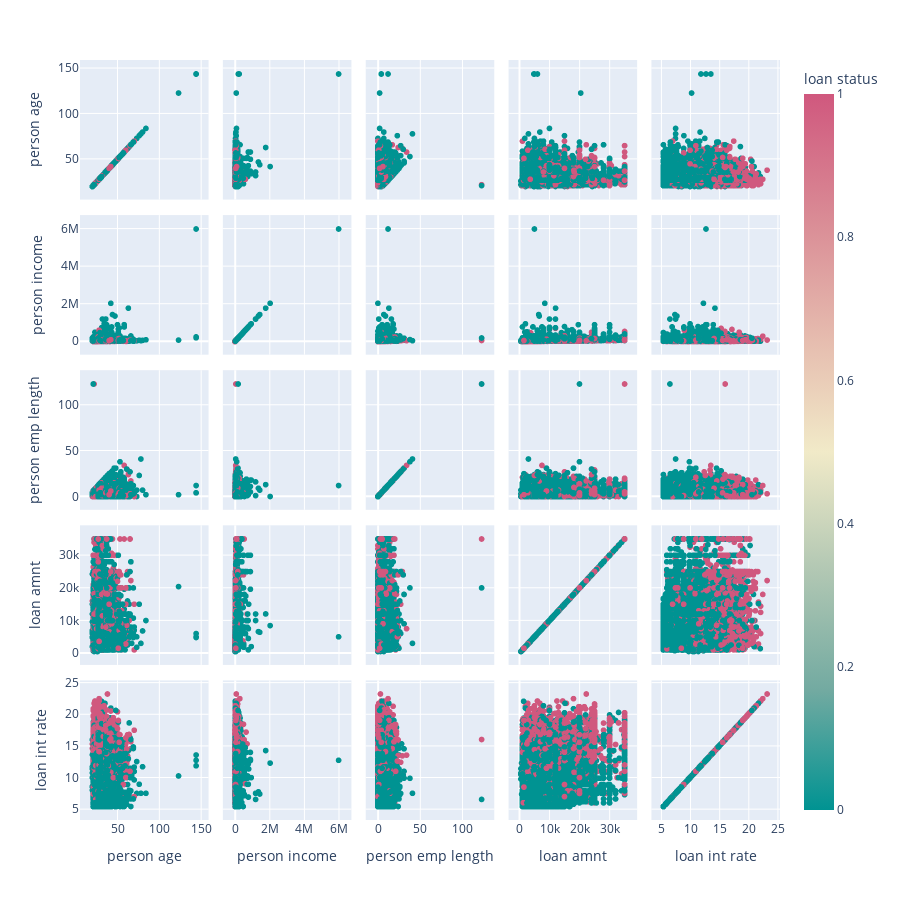

Notebook source saved alongside this figure:
### Code cell
fig = px.scatter_matrix(df, dimensions=
["person_age","person_income","person_emp_length","loan_amnt","loan_int_rate"],labels={col:col.replace('_', ' ') for col in df.columns},height=900, color="loan_status", color_continuous_scale=px.colors.diverging.Tealrose)
fig.show()

### Figure 1 — Plotly figure (JSON) as saved in the notebook; plotly's stock layout.template omitted (floating-point values rounded to 4 significant figures; data arrays with more than 128 entries replaced by an {"elided": "..."} marker saying what was removed)
{"data": [{"dimensions": [{"axis": {"matches": true}, "label": "person age", "values": {"elided": "28638 int values"}}, {"axis": {"matches": true}, "label": "person income", "values": {"elided": "28638 int values"}}, {"axis": {"matches": true}, "label": "person emp length", "values": {"elided": "28638 int values"}}, {"axis": {"matches": true}, "label": "loan amnt", "values": {"elided": "28638 int values"}}, {"axis": {"matches": true}, "label": "loan int rate", "values": {"elided": "28638 float values"}}], "hovertemplate": "%{xaxis.title.text}=%{x}<br>%{yaxis.title.text}=%{y}<br>loan status=%{marker.color}<extra></extra>", "legendgroup": "", "marker": {"color": {"elided": "28638 int values"}, "coloraxis": "coloraxis", "symbol": "circle"}, "name": "", "showlegend": false, "type": "splom"}], "layout": {"coloraxis": {"colorbar": {"title": {"text": "loan status"}}, "colorscale": [[0, "rgb(0, 147, 146)"], [0.1667, "rgb(114, 170, 161)"], [0.3333, "rgb(177, 199, 179)"], [0.5, "rgb(241, 234, 200)"], [0.6667, "rgb(229, 185, 173)"], [0.8333, "rgb(217, 137, 148)"], [1, "rgb(208, 88, 126)"]]}, "dragmode": "select", "height": 900, "legend": {"tracegroupgap": 0}, "margin": {"t": 60}}}
